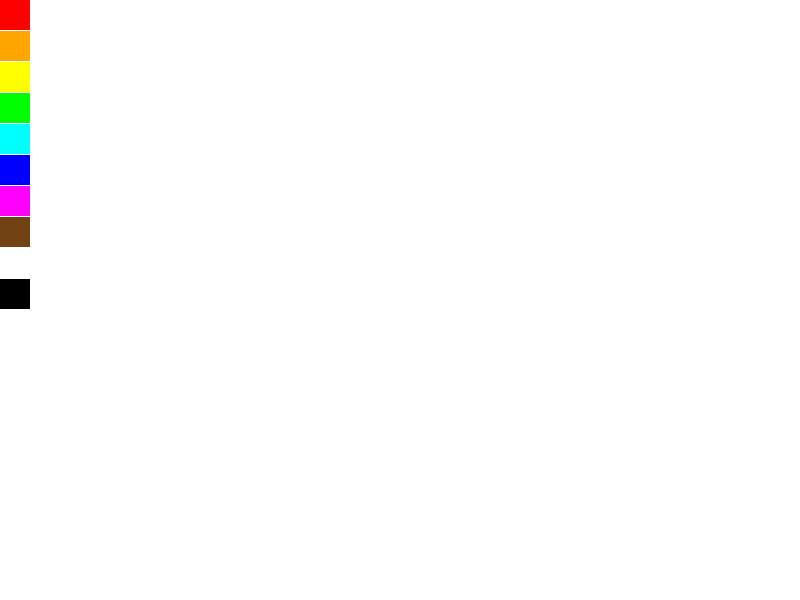
Frame 1 (no input)
Frame 60 (no input): identical to frame 1, image omitted
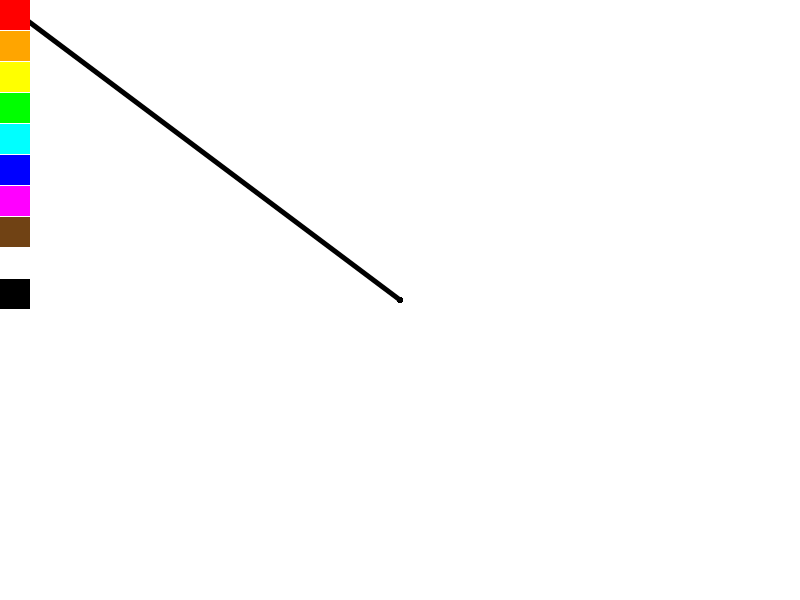
Frame 120 (the mouse pressed at the canvas centre since frame 60)

The p5.js sketch that drew these frames (run headless with seeded random() and noise() and a simulated clock; from frame 60 on, the mouse is pressed at the canvas centre):

// p5.js sketch
// ── sketch.js
function setup() {
  createCanvas(displayWidth, displayHeight);
  brushColor = (0, 0, 0);
  strokeWeight(5);
  background(255, 255, 255);

  //reset button
  button = createButton('Reset');
  button.position(windowWidth - 55, 0);
  button.mousePressed(reset);

  //stroke size slider
  slider = createSlider(1, 10, 5, 1);
  slider.position(0, windowHeight - 20);
  slider.style('width', '100px');
}

function draw() {
  //color palette
  noStroke();
  fill(255, 0, 0);
  rect(0, 0, 30);
  fill(255, 165, 0);
  rect(0, 31, 30);
  fill(255, 255, 0);
  rect(0, 62, 30);
  fill(0, 255, 0);
  rect(0, 93, 30)
  fill(0, 255, 255);
  rect(0, 124, 30);
  fill(0, 0, 255);
  rect(0, 155, 30);
  fill(255, 0, 255);
  rect(0, 186, 30);
  fill(112, 66, 20)
  rect(0, 217, 30);
  fill(255, 255, 255)
  rect(0, 248, 30);
  fill(0, 0, 0);
  rect(0, 279, 30);

  let strokeSize = slider.value();

  if (mouseIsPressed) {
    if (mouseX <= 30) {
      if (mouseY < 31) {
        brushColor = color(255, 0, 0);
      } else if (mouseY < 62) {
        brushColor = color(255, 165, 0);
      } else if (mouseY < 93) {
        brushColor = color(255, 255, 0);
      } else if (mouseY < 124) {
        brushColor = color(0, 255, 0);
      } else if (mouseY < 155) {
        brushColor = color(0, 255, 255);
      } else if (mouseY < 186) {
        brushColor = color(0, 0, 255);
      } else if (mouseY < 217) {
        brushColor = color(255, 0, 255);
      } else if (mouseY < 248) {
        brushColor = color(112, 66, 20);
      } else if (mouseY < 279) {
        brushColor = color(255, 255, 255);
      } else if (mouseY < 310) {
        brushColor = color(0, 0, 0);
      }
    }
    stroke(brushColor);
    strokeWeight(strokeSize);
    line(mouseX, mouseY, pmouseX, pmouseY);
  }
}

function reset() {
  background(255, 255, 255);
}
